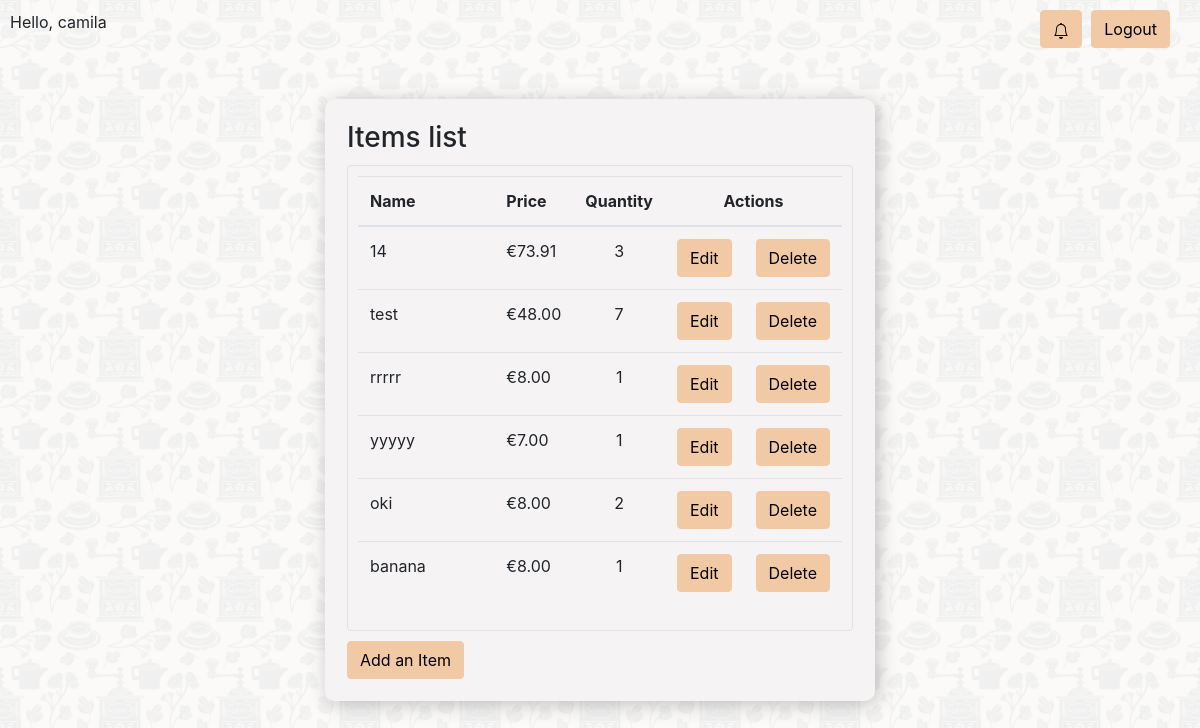
Screenshot of / (signed in) with the database file from the repository.
### stocklist/models.py (models this page shows, shortened)
class Item(models.Model):
    name = models.CharField(max_length=200, null=False, blank=False, unique=True)
    price = models.DecimalField(max_digits=10, decimal_places=2, null=False, blank=False, validators=[MinValueValidator(0.01)])
    quantity = models.PositiveIntegerField(default=0)
    reorder_level = models.PositiveIntegerField(default=0)  # Add reorder_level field to Item model
    status = models.BooleanField(default=True)  # Add status field (True for active, False for inactive)
    reorder_threshold = models.PositiveIntegerField(default=5, validators=[MinValueValidator(1)])
    added_by = models.ForeignKey(User, on_delete=models.SET_NULL, null=True, blank=True)

### stocklist/views.py (the view)
# urls.py: 2. Add a URL to urlpatterns:  path('', views.home, name='home')
@login_required
def home(request):
    items = Item.objects.all()
    user = request.user
    unread_notifications_count = Notification.objects.filter(read=False).count()
    context = {
        'items': items,
        'user': user,
        'unread_notifications_count': unread_notifications_count
    }
    return render(request, 'home.html', context)

### stocklist/templates/home.html (shortened to what this page needs)
{% load static %}
<!DOCTYPE html>
<html>
<head>
  <link rel="stylesheet" href="{% static '/styles/bootstrap.css' %}">
  <link rel="stylesheet" href="{% static '/styles/common.css' %}">
  <link rel="stylesheet" href="{% static '/styles/home.css' %}">
</head>
<body>
  <header class="header">
    <span class="welcome">Hello, {{ user.username }}</span>
    <div>
      <a href="{% url 'notifications' %}" class="btn btn-default"><img src="{% static '/images/bell.svg' %}"></a>
      <a href="{% url 'logout' %}" class="logout btn btn-default">Logout</a>
    </div>
  </header>
  <div class="container">
    <div class="content">
      <h3>Items list</h3>
      {% if items %}
      <div class="tableWrapper">
        <table class="table">
          <thead>
            <tr>
              <th scope="col" class="nameColumn">Name</th>
              <th scope="col">Price</th>
              <th scope="col">Quantity</th>
              {% if user.is_staff %}
              <th scope="col" colspan="2" class="textCenter">Actions</th>
              {% endif %}
            </tr>
          </thead>
          <tbody>
            {% for item in items %}
            <tr>
              <td scope="row" class="nameColumn">{{ item.name }}</td>
              <td scope="row">&euro;{{ item.price }}</td>
              <td scope="row" class="textCenter">{{ item.quantity }}</td>
              {% if user.is_staff%}
              <td scope="row">
                <a href="{% url 'edit_item' item.id %}" class="btn btn-default">Edit</a>
              </td>
              {% endif %}
              {% if user.is_staff%}
              <td scope="row">
                <a href="{% url 'delete_item' item.id %}" class="btn btn-default">Delete</a>
              </td>
              {% endif %}
            </tr>
            {% endfor %}
          </tbody>
        </table>
      </div>
      {% else %}
      <p>No items available</p>
      {% endif %}
      <a href="{% url 'add_item' %}" class="btn btn-default">Add an Item</a>
    </div>
  </div>
</body>
</html>

### static/styles/common.css (style rules this page uses)
.container { display: flex; justify-content: center; align-items: center; min-height: 100vh; }
.content { width: 400px; }
.header { display: flex; flex-direction: column; justify-content: flex-end; align-items: flex-end; padding: 10px; position: absolute; right: 20px; top: 0; }
.header .logout { margin-left: 5px; }
.btn-default { background-color: #f2c9a5; border: 1px solid #f2c9a5; color: black; }

### static/styles/home.css (style rules this page uses)
.tableWrapper { padding: 10px; border: 1px solid #dee2e6; border-radius: 4px; margin: 10px 0; }
.nameColumn { width: 200px; }
.welcome { padding: 10px; position: fixed; top: 0; left: 0; }
.content { width: 550px; background: #f5f3f3; padding: 22px; border-radius: 10px; box-shadow: 3px 3px 20px 0px #0000003b; }
.table td, .table th { background: transparent; }
.textCenter { text-align: center; }

### rows the page displays
Item: name "14", price "73.91", quantity "3"
Item: name "test", price "48.00", quantity "7"
Item: name "rrrrr", price "8.00", quantity "1"
Item: name "yyyyy", price "7.00", quantity "1"
Item: name "oki", price "8.00", quantity "2"
Item: name "banana", price "8.00", quantity "1"

### other values shown
{{ user.username }} "camila"
